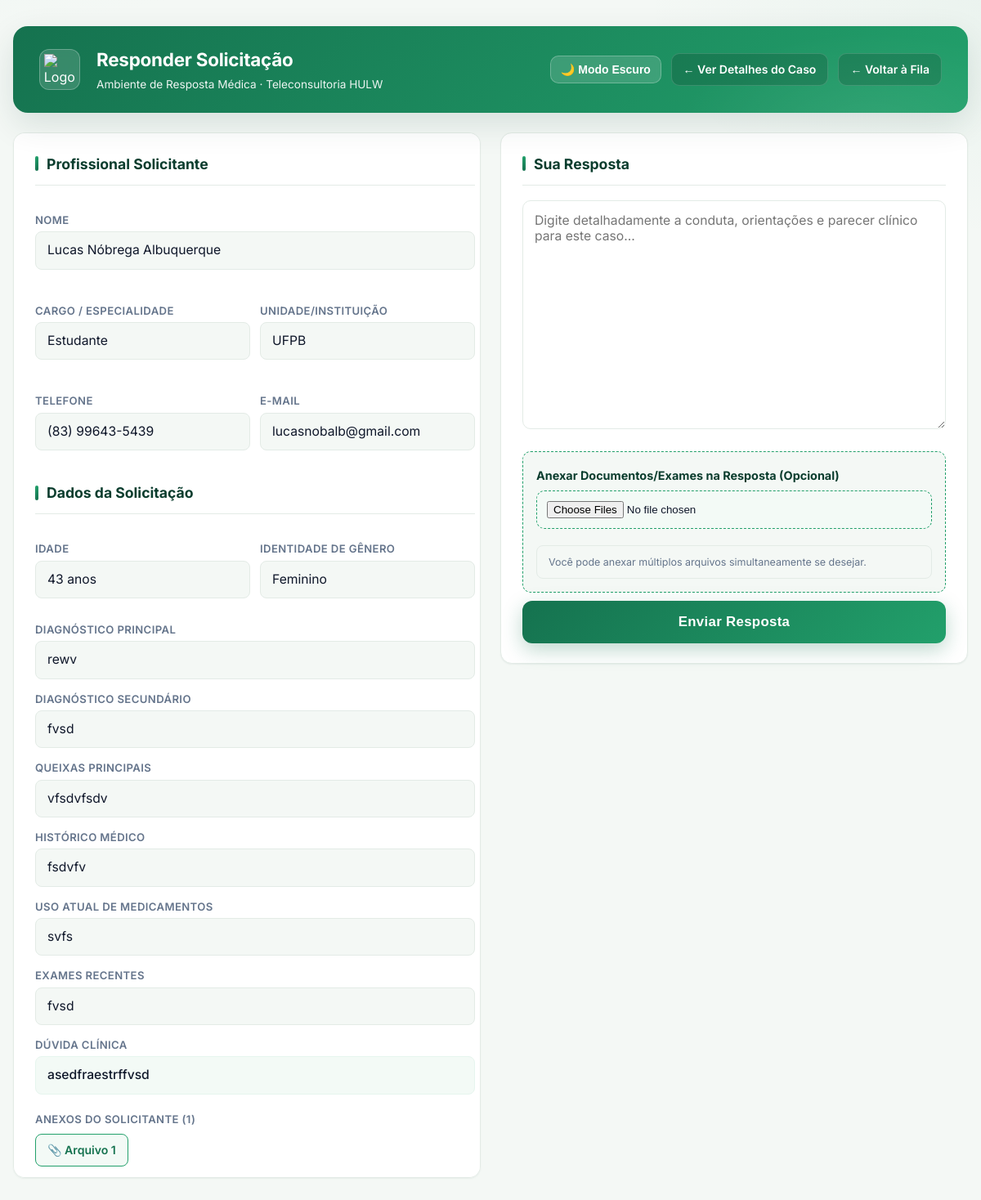
Screenshot of /responder/2/ (signed in) with the database file from the repository.
### teleconsultoria/models.py (models this page shows, shortened)
class Solicitacao(models.Model):
    profissional = models.ForeignKey(Profissional, on_delete=models.CASCADE, related_name='solicitacoes')
    medica_designada = models.ForeignKey(Medica, on_delete=models.SET_NULL, null=True, blank=True, related_name='atendimentos')
    status = models.CharField(max_length=20, choices=StatusSolicitacao.choices, default=StatusSolicitacao.PENDENTE)
    tipo_atendimento = models.CharField(max_length=20, choices=TipoAtendimento.choices)
    data_sol = models.DateTimeField(auto_now_add=True)
    data_marcada = models.DateField(null=True, blank=True)
    horario_marcado = models.TimeField(null=True, blank=True)
    duracao_estimada = models.PositiveIntegerField(null=True, blank=True, help_text="Duração em minutos")
    link_teams = models.URLField(max_length=500, null=True, blank=True)
    justificativa_cancelamento = models.TextField(null=True, blank=True)
    data_limite = models.DateField(null=True, blank=True)
    horario_limite = models.TimeField(null=True, blank=True)
    idade_pac = models.IntegerField(null=True, blank=True)
    sexo_pac = models.CharField(max_length=2, choices=Sexo.choices, null=True, blank=True)
    sexo_biologico_pac = models.CharField(max_length=1, choices=[('M', 'Masculino'), ('F', 'Feminino')], null=True, blank=True)
    queixas = models.TextField(null=True, blank=True)
    historico_med = models.TextField(blank=True, null=True)
    diagnostico_princ = models.TextField(blank=True, null=True)
    diagnostico_sec = models.TextField(blank=True, null=True)
    medicamentos = models.TextField(blank=True, null=True)
    exames_recentes = models.TextField(blank=True, null=True)
    duvida_clinica = models.TextField()
    token_acesso = models.UUIDField(default=uuid.uuid4, editable=False)
    class Meta:
        verbose_name = "Solicitação"
        verbose_name_plural = "Solicitações"

class Profissional(models.Model):
    user = models.OneToOneField(User, on_delete=models.CASCADE, null=True, blank=True)
    cpf = models.CharField(max_length=11, unique=True)
    nome_completo = models.CharField(max_length=255)
    email = models.EmailField()
    telefone = models.CharField(max_length=15, help_text="WhatsApp com DDD", blank=True, null=True)
    crm = models.CharField(max_length=20, blank=True, null=True)
    cargo = models.CharField(max_length=100)
    instituicao = models.CharField(max_length=100)

class AnexoSolicitacao(models.Model):
    solicitacao = models.ForeignKey(Solicitacao, on_delete=models.CASCADE, related_name='anexos')
    arquivo = models.FileField(upload_to='solicitacoes_anexos/')
    data_upload = models.DateTimeField(auto_now_add=True)

### teleconsultoria/views.py (the view, shortened to what this page needs)
# urls.py: path('responder/<int:sol_id>/', views.responder_solicitacao, name='responder_solicitacao'),
@login_required(login_url='login')
@user_passes_test(is_medica, login_url='login')
def responder_solicitacao(request, sol_id):
    solicitacao = get_object_or_404(Solicitacao, id=sol_id)
    return render(request, 'responder.html', {'sol': solicitacao})

### teleconsultoria/views.py (called while the page is built)
def is_medica(user):
    return user.is_authenticated and user.is_staff

### teleconsultoria/templates/responder.html (shortened to what this page needs)
<!DOCTYPE html>
<html lang="pt-br">
<head>
</head>
<body>
<div class="container">
    <header class="hulw-header">
        <div class="header-left">
            <div class="hulw-logo">
                <img src="https://encrypted-tbn0.gstatic.com/images?q=tbn:ANd9GcQryXQkqFL8UMlNXtInfmWSQhSp1ZcKgreHmw&s" alt="Logo HULW">
            </div>
            <div>
                <h1>Responder Solicitação</h1>
                <p>Ambiente de Resposta Médica · Teleconsultoria HULW</p>
            </div>
        </div>
        <div class="header-right">
            <button class="theme-toggle" onclick="toggleTheme()" id="themeBtn">🌙 Modo Escuro</button>
            <a href="{% url 'detalhe_caso' sol.id %}" class="btn-voltar">← Ver Detalhes do Caso</a>
            <a href="{% url 'fila_medica' %}" class="btn-voltar">← Voltar à Fila</a>
        </div>
    </header>
    <div class="painel-grid">
        <div class="campo-box scrollable-info">
            <h3>Profissional Solicitante</h3>
            <div style="display: grid; grid-template-columns: 1fr 1fr; gap: 12px; margin-bottom: 24px;">
                <div style="grid-column: span 2;">
                    <h4>Nome</h4>
                    <p>{{ sol.profissional.nome_completo }}</p>
                </div>
                <div>
                    <h4>Cargo / Especialidade</h4>
                    <p>{{ sol.profissional.cargo|default:"Não informado" }}</p>
                </div>
                <div>
                    <h4>Unidade/Instituição</h4>
                    <p>{{ sol.profissional.instituicao|default:"Não informada" }}</p>
                </div>
                <div>
                    <h4>Telefone</h4>
                    <p>{{ sol.profissional.telefone }}</p>
                </div>
                <div>
                    <h4>E-mail</h4>
                    <p>{{ sol.profissional.email }}</p>
                </div>
            </div>
            <h3>Dados da Solicitação</h3>
            {% if sol.idade_pac > 0 %}
                <div style="display: grid; grid-template-columns: 1fr 1fr; gap: 12px;">
                    <div>
                        <h4>Idade</h4>
                        <p>{{ sol.idade_pac }} anos</p>
                    </div>
                    <div>
                        <h4>Identidade de Gênero</h4>
                        <p>{{ sol.get_sexo_pac_display }}</p>
                    </div>
                </div>
                <h4>Diagnóstico Principal</h4>
                <p>{{ sol.diagnostico_princ|default:"Não informado" }}</p>
                {% if sol.diagnostico_sec %}
                    <h4>Diagnóstico Secundário</h4>
                    <p>{{ sol.diagnostico_sec }}</p>
                {% endif %}
                <h4>Queixas Principais</h4>
                <p>{{ sol.queixas|linebreaksbr }}</p>
                <h4>Histórico Médico</h4>
                <p>{{ sol.historico_med|linebreaksbr|default:"Sem histórico registrado" }}</p>
                <h4>Uso Atual de Medicamentos</h4>
                <p>{{ sol.medicamentos|linebreaksbr|default:"Nenhum medicamento informado" }}</p>
                <h4>Exames Recentes</h4>
                <p>{{ sol.exames_recentes|linebreaksbr|default:"Nenhum exame anexado em texto" }}</p>
                <h4>Dúvida Clínica</h4>
                <p style="background: var(--hulw-green-50); border-color: var(--hulw-green-100); font-weight: 500;">
                    {{ sol.duvida_clinica|linebreaksbr }}
                </p>
            {% else %}
                <h4>Dúvida Geral / Conceitual</h4>
                <p style="background: var(--hulw-green-50); border-color: var(--hulw-green-100);">
                    {{ sol.duvida_clinica|linebreaksbr }}
                </p>
            {% endif %}
            {% if sol.anexos.all %}
                <h4 style="margin-top: 20px;">Anexos do Solicitante ({{ sol.anexos.count }})</h4>
                <div class="anexo-container">
                    {% for item in sol.anexos.all %}
                        <a href="{{ item.arquivo.url }}" target="_blank" class="anexo-btn">
                            📎 Arquivo {{ forloop.counter }}
                        </a>
                    {% endfor %}
                </div>
            {% endif %}
        </div>
        <div class="campo-box">
            <form method="POST" enctype="multipart/form-data" id="form-resposta">
                <h3>Sua Resposta</h3>
                <textarea id="textarea-resposta" name="resposta" placeholder="Digite detalhadamente a conduta, orientações e parecer clínico para este caso..." required></textarea>
                <div style="margin-top: 20px; background: var(--bg); padding: 16px; border-radius: 10px; border: 1px dashed var(--hulw-green-500); transition: background 0.3s ease, border-color 0.3s ease;">
                    <label style="font-size: 0.9rem; font-weight: 700; color: var(--hulw-green-900);">Anexar Documentos/Exames na Resposta (Opcional)</label>
                    <input type="file" id="input-anexos-visual" onchange="adicionarArquivos()" multiple>
                    <p style="font-size: 0.78rem; color: var(--ink-500); margin: 8px 0 0 0;">Você pode anexar múltiplos arquivos simultaneamente se desejar.</p>
                </div>
                <button type="submit" class="btn-enviar">Enviar Resposta</button>
            </form>
        </div>
    </div>
</div>
</body>
</html>

### rows the page displays
Solicitacao: profissional.nome_completo "Lucas Nóbrega Albuquerque", profissional.cargo "Estudante", profissional.instituicao "UFPB", profissional.telefone "(83) 99643-5439", profissional.email "lucasnobalb@gmail.com", idade_pac "43", sexo_pac "Feminino", diagnostico_princ "rewv", diagnostico_sec "fvsd", queixas "vfsdvfsdv", historico_med "fsdvfv", medicamentos "svfs", exames_recentes "fvsd", duvida_clinica "asedfraestrffvsd", anexos.count "1"
